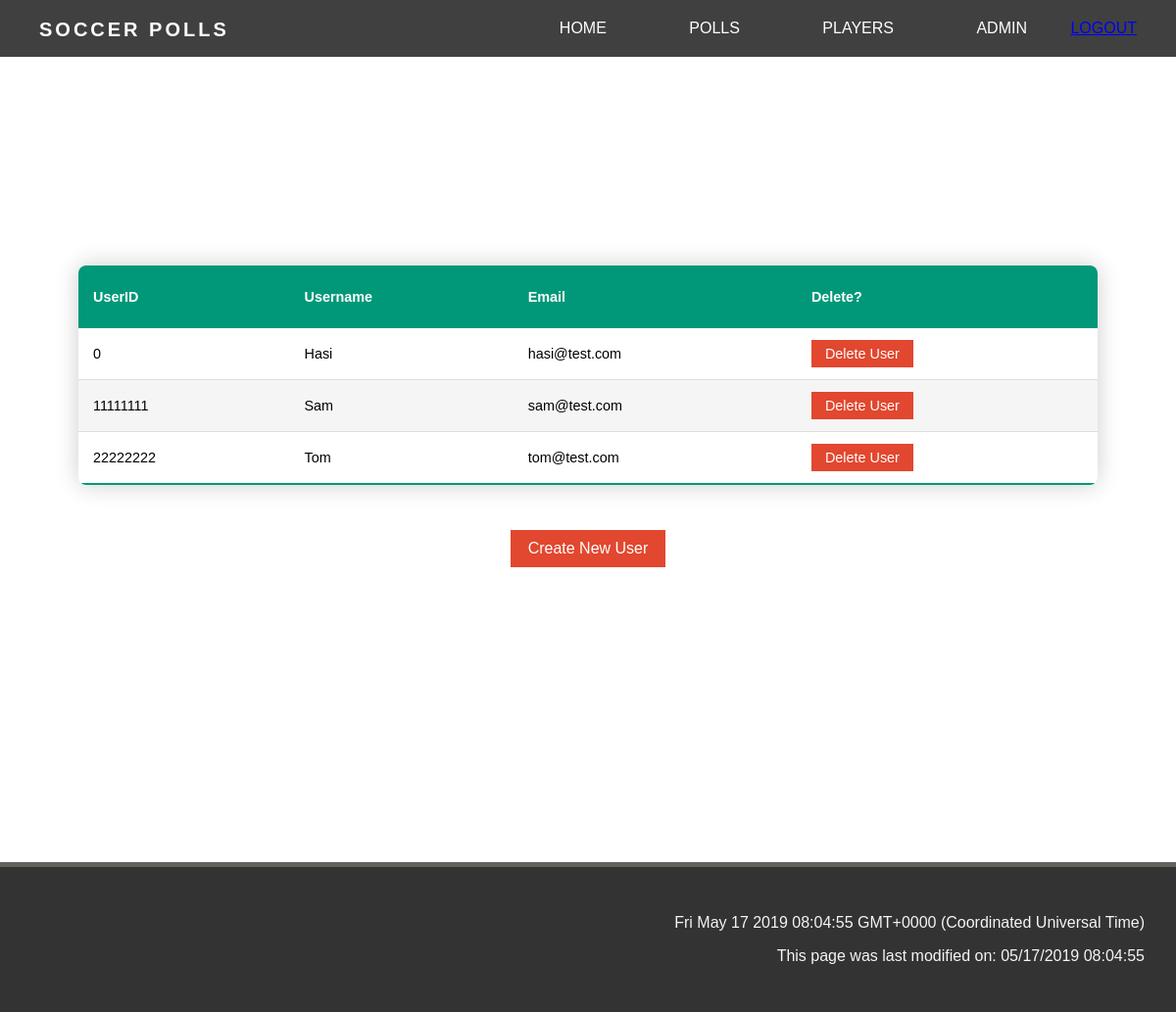
/admin (signed in), run on an earlier commit of the app's database.
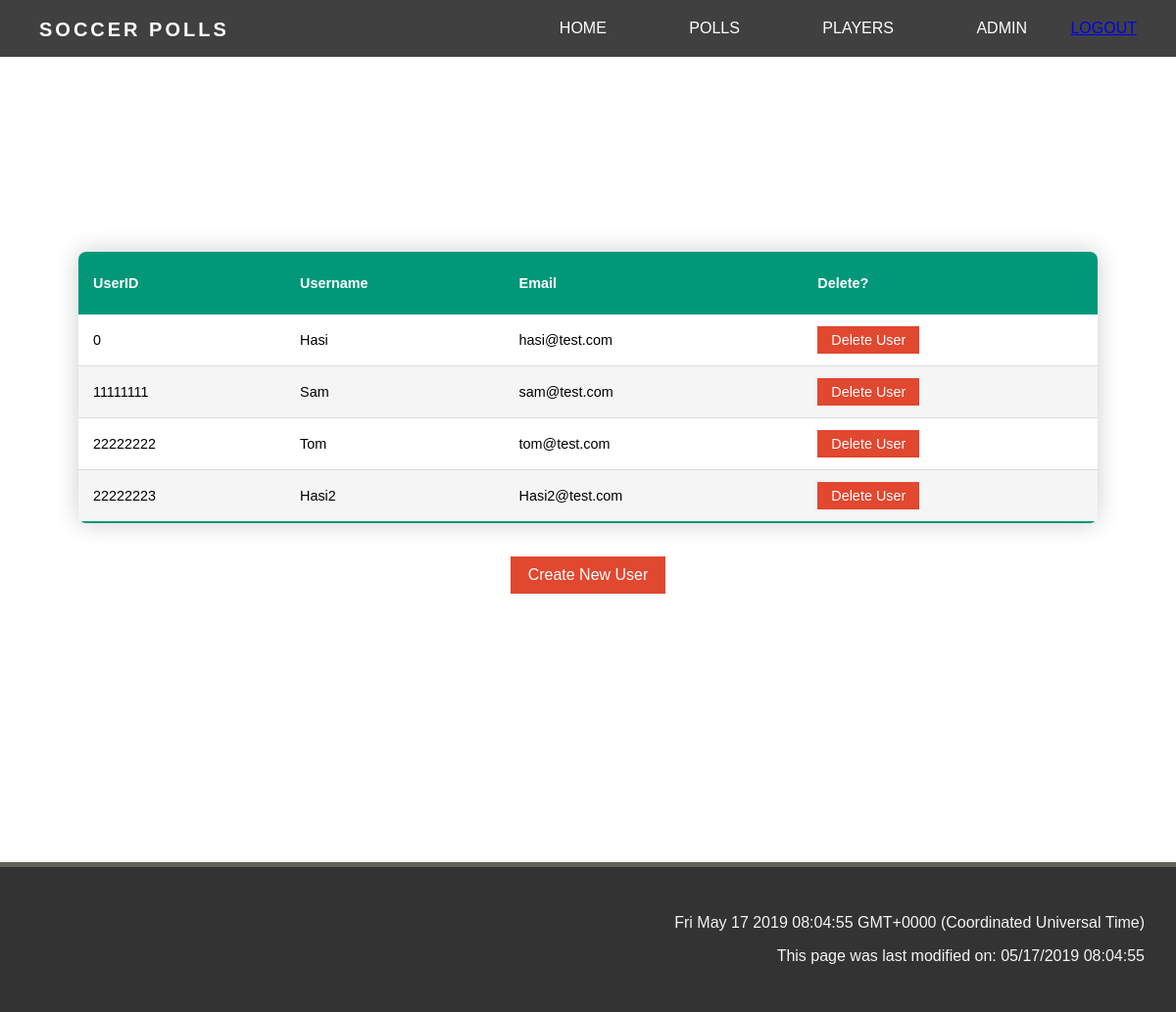
And on a later commit of the database.
### app/models.py (models this page shows, shortened)
class User(UserMixin, db.Model):
    id = db.Column(db.Integer, primary_key=True)
    username = db.Column(db.String(64), index=True, unique=True)
    email = db.Column(db.String(120), index=True, unique=True)
    password_hash = db.Column(db.String(128))
    admin = db.Column(db.Boolean, index=False, default=False)
    createdpolls = db.relationship('Polls', backref='creator', lazy='dynamic')
    voter = db.relationship('PollVote', backref='voter', lazy='dynamic')

### app/routes.py (the view)
@app.route('/admin')
def admin():
    if current_user.is_anonymous:
        return redirect(url_for('unauthorised'))
    if not current_user.admin:
        return redirect(url_for('unauthorised'))
    users = User.query.all()
    return render_template('admin.html', title='Admin Page', users=users)

### app/models.py (called while the page is built)
@login.user_loader
def load_user(id):
    return User.query.get(int(id))

### app/templates/admin.html
{% extends "base2.html" %}
{% block content %}
<div class="table-container">
    <table class="table-content">
        <thead>
            <tr>
                <th>UserID</th>
                <th>Username</th>
                <th>Email</th>
                <th>Delete?</th>
            </tr>
        </thead>
        <tbody>
            {% for user in users %}
            <tr id=user.id>
                <td>{{ user.id }} </td>
                <td>{{ user.username }}</td>
                <td>{{ user.email }}</td>
                <td><a href="{{ url_for('deluser', userid=user.id) }}" class="tablebtn">Delete User </a></td>
            </tr>
            {% endfor %}
    </table>
    <a href="" class="otherbtn">Create New User </a>
</div>
{% endblock %}

### app/templates/base2.html (shortened to what this page needs)
<!DOCTYPE html>
<head>
    <link rel="stylesheet" href="https://use.fontawesome.com/releases/v5.7.0/css/all.css"
>
    <link rel="stylesheet" type="text/css" href="{{ url_for('static',filename='style/style.css') }}" />
</head>
<body>
    <header>
        <nav class="navbar">
            <div class="logo">Soccer Polls</div>
            <ul class="navbar-not-home">
                <li><a href="{{ url_for('index') }}">Home</a></li>
                <li><a href="{{ url_for('polllist') }}">Polls</a></li>
                <li><a href="{{ url_for('playerlist') }}">Players</a></li>
                {% if current_user.admin %}
                <li><a href="{{ url_for('admin') }}">Admin</a></li>
                {% endif%}
                {% if current_user.is_anonymous %}
                <li><a id="active" href="{{ url_for('login') }}">Login</a></li>
                {% else %}
                <a id="active" href="{{ url_for('logout') }}">Logout</a>
                {% endif %}
            </ul>
        </nav>
    </header>
    <div>
        {% block content %}
        {% endblock %}
    </div>
    <footer class="dark-background">
        <p id="demo"> </p>
        <p id="demo2"> </p>
    </footer>
</body>
</html>

### app/static/style/style.css (style rules this page uses)
*, *::before, *::after { box-sizing: border-box; }
body { margin: 0; padding: 0; font-family: 'PT Sans', sans-serif; font-weight: 400; background-color: #fff; }
.dark-background { background: #333; color: #f4f4f4; }
footer { padding: 2rem; border-top: 5px solid #64625c; color: #fff; left: 0; bottom: 0; width: 100%; }
footer p { text-align: right; color: #f4f4f4; }
header { text-transform: uppercase; }
.logo { position: fixed; float: left; color: white; font-weight: bold; font-size: 20px; letter-spacing: 3px; padding-left: 40px; line-height: inherit; height: inherit; font-family: 'Work Sans', sans-serif; }
nav { top: 0; left: 0; position: fixed; z-index: 10; width: 100%; line-height: 60px; }
nav ul { line-height: 50px; list-style: none; background: var(--headercolour); overflow: hidden; color: white; text-align: right; margin: 0; padding-right: 40px; transition: 0.3s; }
.navbar-not-home { background: var(--colourchange); }
nav ul li { display: inline-block; padding: 4px 10px;; }
nav ul li a { text-decoration: none; color: white; font-size: 16px; padding: 12px 30px; opacity: 1; position: relative; }
nav ul li a::before { content: ''; display: block; height: 5px; background: white; position: absolute; top: -5px; left: 0; right: 0; transform: scale(0, 1); transition: ease-in-out 0.25s; }
.table-container { width: 100%; min-height: 70vh; display: flex; align-items: center; justify-content: center; margin: 10rem 0; flex-wrap: wrap; padding: 5rem 5rem; }
.table-content { border-collapse: collapse; font-size: 0.9em; border-radius: 0.5rem; overflow: hidden; box-shadow: 0 0 25px rgba(0, 0, 0, 0.2); width: 100%; }
.table-content thead tr { background-color: #009879; text-align: left; color: white; font-weight: bold; height: 4rem; }
.table-content tbody tr { height: 3rem; }
.table-content th, .table-content td { padding: 12px 15px; }
.table-content tbody tr { border-bottom: 1px solid #dddddd; }
.table-content tbody tr:nth-of-type(even) { background-color: #f5f5f5; }
.table-content tbody tr:last-of-type { border-bottom: 2px solid #009879; }
.tablebtn { width: auto; padding: 6px 14px; background-color: #E2472F; color: white; display: inline-block; text-decoration: none; }
.otherbtn { margin: 1rem; width: auto; padding: 10px 18px; background-color: #E2472F; color: white; display: inline-block; text-decoration: none; margin-bottom: auto; }

What changed in the data, as far as the page shows it:
added User: id "22222223", username "Hasi2", email "Hasi2@test.com"
